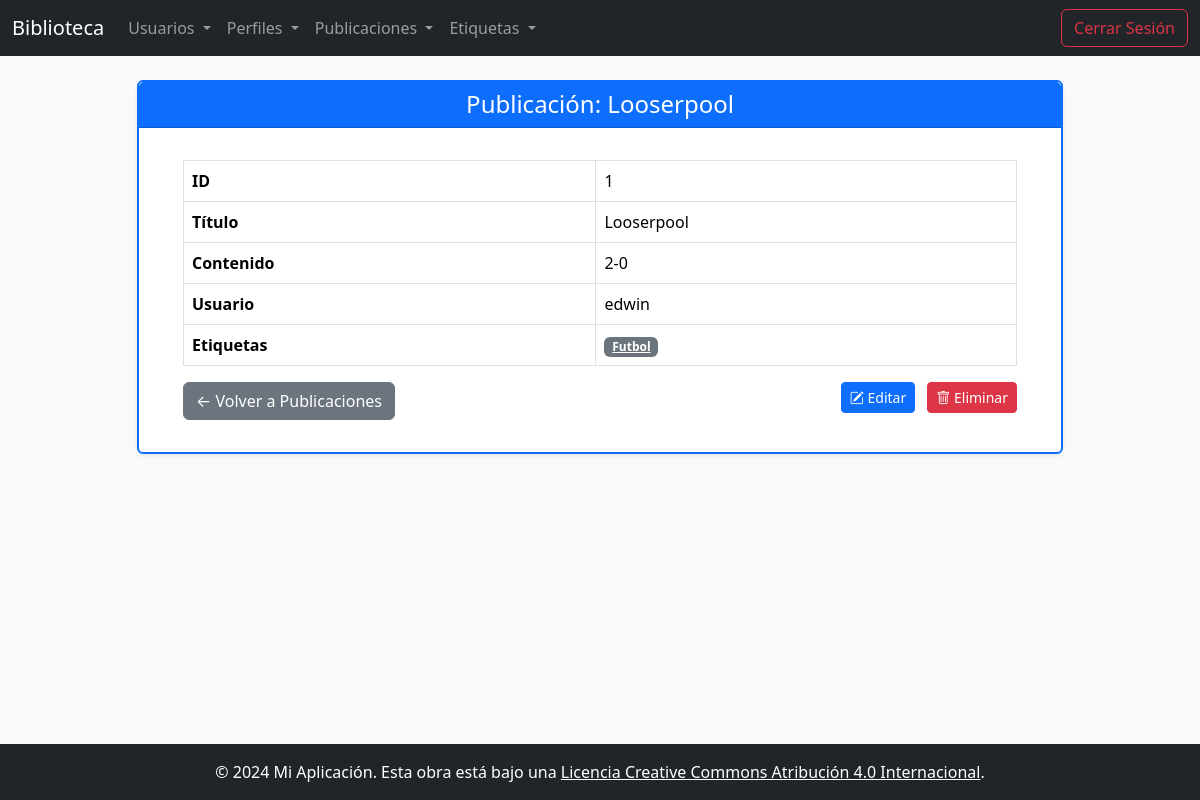
The page /Publicacion/detail/1 (signed in) on the database its author committed.
### app/models/publicacion.py (models this page shows, shortened)
class Publicacion(db.Model):
    __tablename__ = 'publicaciones'
    id = db.Column(db.Integer, primary_key=True)
    titulo = db.Column(db.String(200), nullable=False)
    contenido = db.Column(db.Text, nullable=False)
    user_id = db.Column(db.Integer, db.ForeignKey('users.idUser'), nullable=False)
    user = db.relationship('User', back_populates='publicaciones')
    etiquetas = db.relationship('Etiqueta', secondary='publicacion_etiqueta', back_populates='publicaciones')

### app/models/users.py (models this page shows, shortened)
class User(db.Model, UserMixin):
    __tablename__ = 'users'
    idUser = db.Column(db.Integer, primary_key=True)
    nameUser = db.Column(db.String(80), unique=True, nullable=False)
    passwordUser = db.Column(db.String(120), nullable=False)
    email = db.Column(db.String(120), unique=True, nullable=False)
    perfil = db.relationship('Perfil', back_populates='user', uselist=False)
    publicaciones = db.relationship('Publicacion', back_populates='user')

### app/models/etiqueta.py (models this page shows, shortened)
class Etiqueta(db.Model):
    __tablename__ = 'etiquetas'
    id = db.Column(db.Integer, primary_key=True)
    nombre = db.Column(db.String(50), nullable=False)
    slug = db.Column(db.String(50), unique=True, nullable=False)
    publicaciones = db.relationship('Publicacion', secondary=publicacion_etiqueta, back_populates='etiquetas')

### app/routes/publicacion_route.py (the view)
@bp.route('/detail/<int:id>')
@login_required
def detail(id):
    publicacion = Publicacion.query.get_or_404(id)
    return render_template('publicacion/detail.html', publicacion=publicacion)

### app/templates/publicacion/detail.html
{% extends "base.html" %}
{% block titulo_pagina %}Publicación: {{ publicacion.titulo }}{% endblock %}
{% block content %}
    <div class="container">
        <table class="table table-bordered">
            <tr>
                <th>ID</th>
                <td>{{ publicacion.id }}</td>
            </tr>
            <tr>
                <th>Título</th>
                <td>{{ publicacion.titulo }}</td>
            </tr>
            <tr>
                <th>Contenido</th>
                <td>{{ publicacion.contenido }}</td>
            </tr>
            <tr>
                <th>Usuario</th>
                <td>{{ publicacion.user.nameUser }}</td>
            </tr>
            <tr>
                <th>Etiquetas</th>
                <td>
                    {% if publicacion.etiquetas %}
                        {% for etiqueta in publicacion.etiquetas %}
                            <a href="{{ url_for('publicacion.publicaciones_por_etiqueta', etiqueta_id=etiqueta.id) }}" class="badge bg-secondary me-1">{{ etiqueta.nombre }}</a>
                        {% endfor %}
                    {% else %}
                        Sin etiquetas
                    {% endif %}
                </td>
            </tr>
        </table>
        <div class="d-flex justify-content-between">
            <a href="{{ url_for('publicacion.index') }}" class="btn btn-secondary">← Volver a Publicaciones</a>
            {% if publicacion.user_id == current_user.idUser %}
            <div>
                <a href="{{ url_for('publicacion.edit', id=publicacion.id) }}" class="btn btn-primary btn-sm mb-1">
                    <i class="bi bi-pencil-square"></i> Editar
                </a>
                <a href="{{ url_for('publicacion.delete', id=publicacion.id) }}" class="btn btn-danger btn-sm mb-1 ms-2">
                    <i class="bi bi-trash"></i> Eliminar
                </a>
            </div>
            {% endif %}
        </div>
    </div>
{% endblock %}

### rows shown on the page
Publicacion: titulo "Looserpool", id "1", contenido "2-0"
User: user.nameUser "edwin"
Etiqueta: nombre "Futbol"
